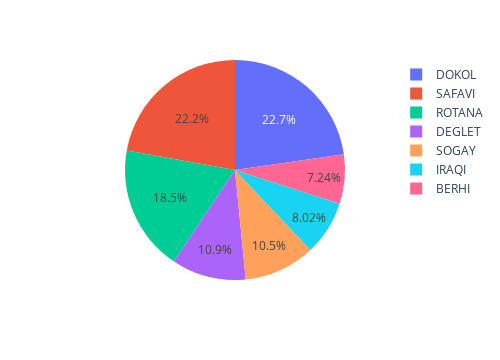

Write notebook code for a chart like this one.
### Code cell
plt.figure(figsize=(15,6))
sns.catplot(df,x='Class',kind='count',hue='Class')
tdf=df['Class'].value_counts().reset_index()
tdf.columns=['Class','Counts']
f=px.pie(tdf,names='Class',values='Counts', width=500)
f.show()

### Figure 1 — Plotly figure (JSON) as saved in the notebook; plotly's stock layout.template omitted (floating-point values rounded to 4 significant figures)
{"data": [{"domain": {"x": [0, 1], "y": [0, 1]}, "hovertemplate": "Class=%{label}<br>Counts=%{value}<extra></extra>", "labels": ["DOKOL", "SAFAVI", "ROTANA", "DEGLET", "SOGAY", "IRAQI", "BERHI"], "legendgroup": "", "name": "", "showlegend": true, "type": "pie", "values": [204, 199, 166, 98, 94, 72, 65]}], "layout": {"height": 360, "legend": {"tracegroupgap": 0}, "margin": {"t": 60}, "width": 500}}
